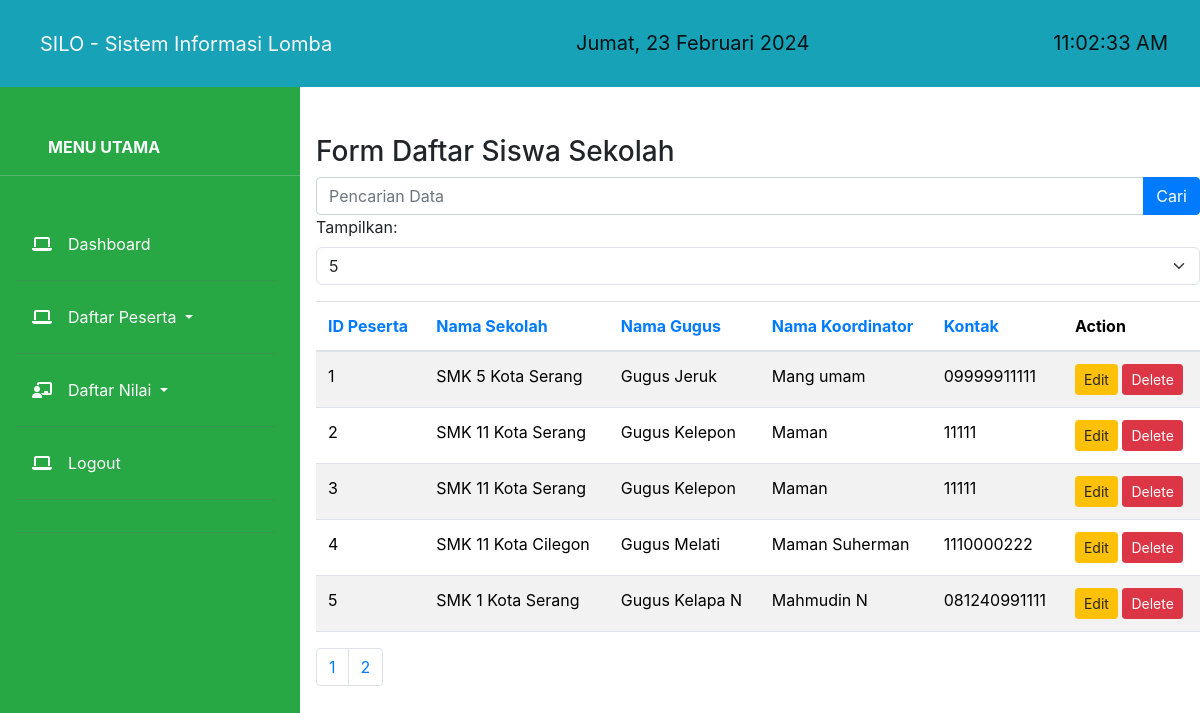
The page /daftar-siswa.php?sort=namasekolah&order=DESC (signed in) on the database its author committed.
### tables this page shows
CREATE TABLE `datapes` (
  `idpeserta` int(11) NOT NULL,
  `namasekolah` varchar(50) NOT NULL,
  `namagugus` varchar(30) NOT NULL,
  `namakoor` varchar(50) NOT NULL,
  `kontak` varchar(30) NOT NULL
);

### daftar-siswa.php (the view, shortened to what this page needs)
<!DOCTYPE html>
<html lang="en">
<head>
    <link href="https://cdn.jsdelivr.net/npm/bootstrap@5.3.2/dist/css/bootstrap.min.css" rel="stylesheet">
</head>
<?php include 'template/dashboard-admin.php'; ?>
<div class="col-md-9">
    <div class="ml-3 mt-5">
        <h3 class="mt-5">Form Daftar Siswa Sekolah</h3>
        <form method="GET" action="" class="mb-3">
            <div class="input-group">
                <input type="text" name="cari" id="cari" class="form-control" placeholder="Pencarian Data">
                <button type="submit" class="btn btn-primary">Cari</button>
            </div>
<form method="GET" action="" class="mb-3">
    <label for="limit">Tampilkan:</label>
    <select name="limit" id="limit" class="form-select" onchange="this.form.submit()">
    <option value="5" <?php echo (isset($_GET['limit']) && $_GET['limit'] == 5) ? 'selected' : ''; ?>>5</option>
    </select>
</form>
<?php
include 'database/koneksi.php';
$limit = isset($_GET['limit']) ? $_GET['limit'] : 5;
$page = isset($_GET['page']) ? $_GET['page'] : 1;
$start = ($page - 1) * $limit;
$order_by = isset($_GET['sort']) ? $_GET['sort'] : 'idpeserta';
$order_type = isset($_GET['order']) ? $_GET['order'] : 'ASC';
if (isset($_GET['cari'])) {
    $cari = $_GET['cari'];
    $query = "SELECT * FROM datapes
              WHERE namasekolah LIKE '%" . $cari . "%'
              OR namagugus LIKE '%" . $cari . "%'
              ORDER BY $order_by $order_type
              LIMIT $start, $limit";
} else {
    $query = "SELECT * FROM datapes
              ORDER BY $order_by $order_type
              LIMIT $start, $limit";
}
$data = mysqli_query($koneksi, $query);
?>
<table class="table table-striped table-hover">
    <thead>
        <tr>
        <th><a href="?sort=idpeserta&order=<?php echo $order_type == 'ASC' ? 'DESC' : 'ASC'; ?>">ID Peserta</a></th>
            <th><a href="?sort=namasekolah&order=<?php echo $order_type == 'ASC' ? 'DESC' : 'ASC'; ?>">Nama Sekolah</a></th>
            <th><a href="?sort=namagugus&order=<?php echo $order_type == 'ASC' ? 'DESC' : 'ASC'; ?>">Nama Gugus</a></th>
            <th><a href="?sort=namakoor&order=<?php echo $order_type == 'ASC' ? 'DESC' : 'ASC'; ?>">Nama Koordinator</a></th>
            <th><a href="?sort=kontak&order=<?php echo $order_type == 'ASC' ? 'DESC' : 'ASC'; ?>">Kontak</a></th>
            <th>Action</th>
        </tr>
    </thead>
    <tbody>
        <?php
        $counter = $start + 1;
        while ($d = mysqli_fetch_array($data)) {
        ?>
            <tr>
            <td><?php echo $counter++; ?></td>
                <td><?php echo $d['namasekolah']; ?></td>
                <td><?php echo $d['namagugus']; ?></td>
                <td><?php echo $d['namakoor']; ?></td>
                <td><?php echo $d['kontak']; ?></td>
                <td>
                <button type="button" class="btn edit btn-warning btn-sm" data-toggle="modal" data-target="#editModal<?php echo $d['idpeserta']; ?>">Edit</button>
                    <a href="javascript:confirmDelete('proses/delete-siswa.php?id=<?php echo $d['idpeserta']; ?>')" class="btn btn-danger delete btn-sm">Delete</a>
                </td>
            </tr>
        <?php
        }
        ?>
    </tbody>
</table>
        <?php
        $result = mysqli_query($koneksi, "SELECT COUNT(*) AS total FROM datapes");
        $row = mysqli_fetch_assoc($result);
        $total_pages = ceil($row['total'] / $limit);
        echo '<ul class="pagination">';
        for ($i = 1; $i <= $total_pages; $i++) {
            echo '<li class="page-item"><a class="page-link" href="?page=' . $i . '&limit=' . $limit . '">' . $i . '</a></li>';
        }
        echo '</ul>';
        ?>
    </div>
</div>
</body>
</html>

### template/dashboard-admin.php (style rules this page uses)
body { overflow-x: hidden; }

### rows shown on the page
datapes: namasekolah "SMK 5 Kota Serang", namagugus "Gugus Jeruk", namakoor "Mang umam", kontak "09999911111"
datapes: namasekolah "SMK 11 Kota Serang", namagugus "Gugus Kelepon", namakoor "Maman", kontak "11111"
datapes: namasekolah "SMK 11 Kota Serang", namagugus "Gugus Kelepon", namakoor "Maman", kontak "11111"
datapes: namasekolah "SMK 11 Kota Cilegon", namagugus "Gugus Melati", namakoor "Maman Suherman", kontak "1110000222"
datapes: namasekolah "SMK 1 Kota Serang", namagugus "Gugus Kelapa N", namakoor "Mahmudin N", kontak "081240991111"
